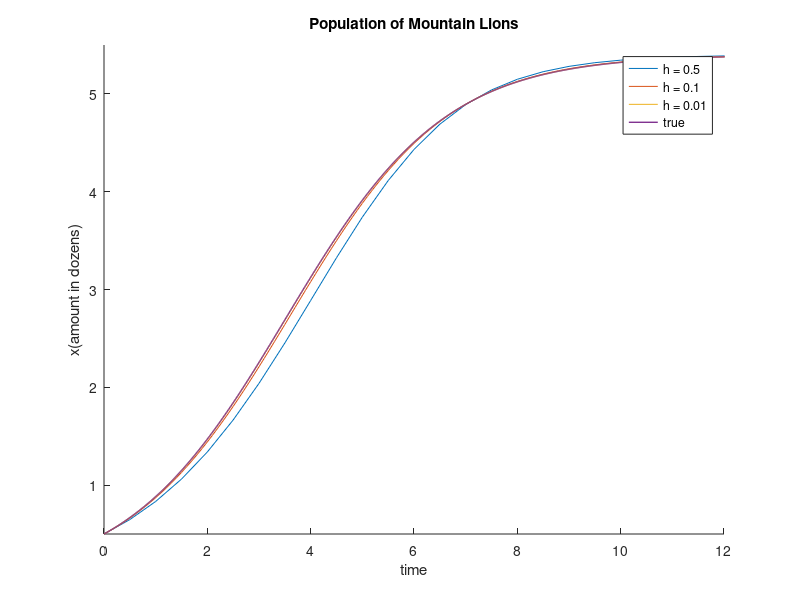
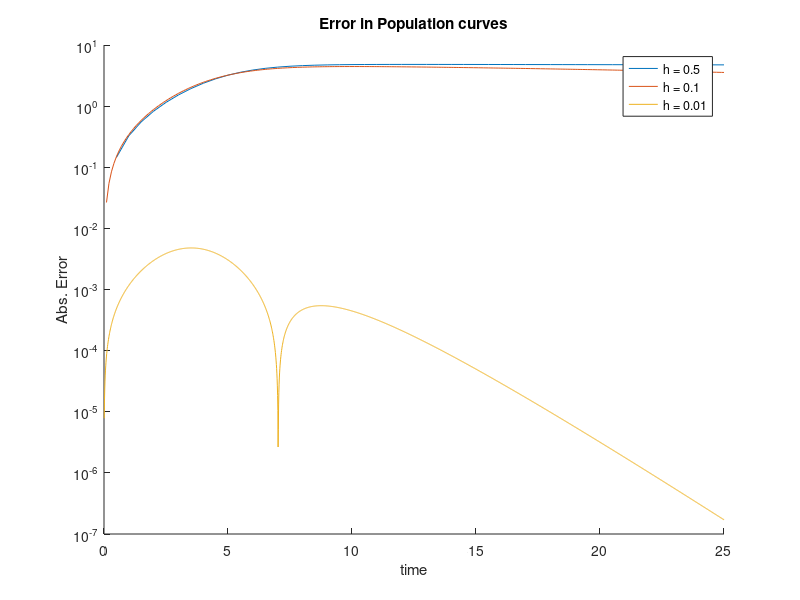
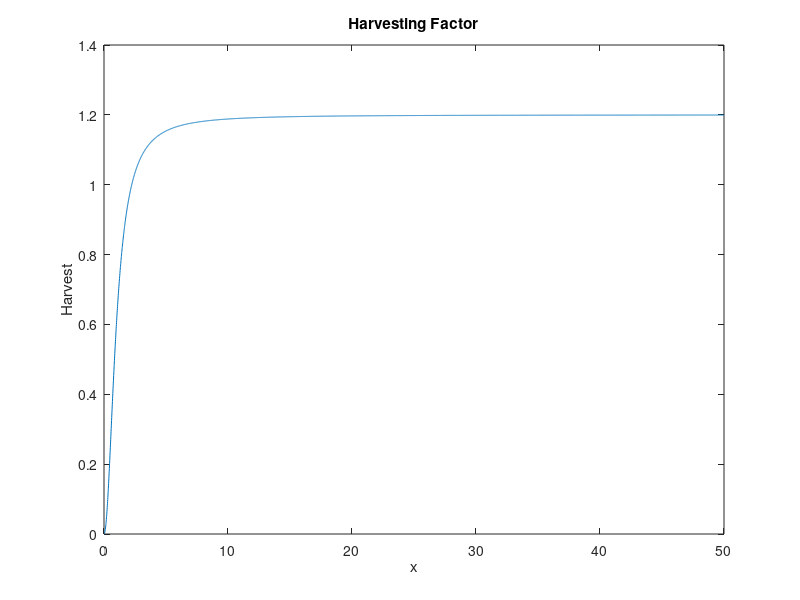

Here is the MATLAB script that generated these plots, in order:
%%
% Euler approximation code for Section 2, Question 3 a
x_prime = @(t,x) .65*x.*(1-x/5.4);
h1 = .5;
h2 = .1;
h3 = .01;
t1 = 0:h1:25;
t2 = 0:h2:25;
t3 = 0:h3:25;
x1 = zeros(1,length(t1));
x1(1) = .5;
x2 = zeros(1,length(t2));
x2(1) = .5;
x3 = zeros(1,length(t3));
x3(1) = .5;
for n = 1:(length(t1)-1)
    x1(n+1) = x1(n) + h1*x_prime(t1(n),x1(n));
end
for n = 1:(length(t2)-1)
    x2(n+1) = x2(n) + h2*x_prime(t3(n),x2(n));
end
for n = 1:(length(t3)-1)
    x3(n+1) = x3(n) + h3*x_prime(t3(n),x3(n));
end
xo = .5;
r = .65;
lm = 5.4;
t = 0:.01:25;
x = (xo*exp(r*t)*lm)./(lm-xo+(xo*exp(r*t)));

figure(1)
hold on
plot(t1,x1,'LineWidth', .3)
plot(t2,x2,'LineWidth', .4)
plot(t3,x3,'LineWidth', .7)
plot(t,x,'LineWidth', 1) 
xlabel('time'), ylabel('x(amount in dozens)'), title("Population of Mountain Lions") 
legend("h = 0.5","h = 0.1","h = 0.01","true")
axis([0 12 .5 5.5])

hold off
%%
% Error in Eulers method for Section 2, Question 3 b
e1 = abs(x(1:51)-x1);
e2 = abs((x(1:251)-x2));
e3 = abs((x-x3));
figure(2)
hold on 
semilogy(t1,e1,t2,e2,t3,e3)
xlabel('time'), ylabel('Abs. Error'), title("Error in Population curves") 
legend("h = 0.5","h = 0.1","h = 0.01")
hold off
%%
% Plotting the Harvest Factor
p = 1.2;
q = 1;
xxx = 0:.01:50;
figure(3)
hx = p*xxx.^2./(q+xxx.^2);
plot(xxx,hx);
xlabel('x'), ylabel('Harvest'), title("Harvesting Factor") 


